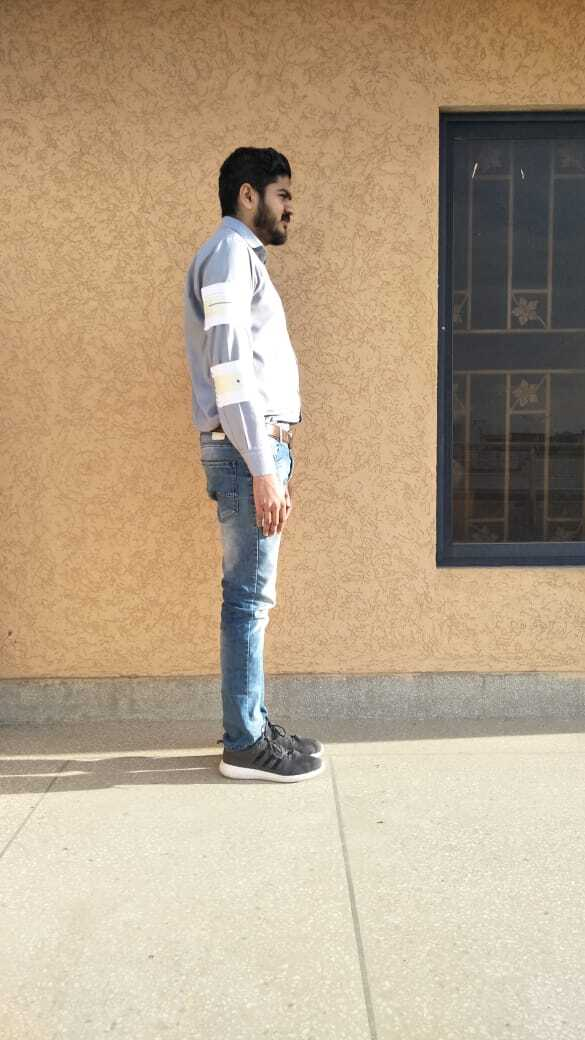
#> input picture images/feet.jpeg, 585 x 1040 px
$ python edgeDetection.py --image images/feet.jpeg
#> lines starting #> are read from the running program, lines starting #| are printed output that depends on the picture; after the words box and inside, x2 and y2 are one past the last pixel; in counts of white or black regions, pixels touching at a corner belong together
# import the necessary packages
import argparse
import cv2
import imutils
# construct the argument parser and parse the arguments
ap = argparse.ArgumentParser()
ap.add_argument("-i", "--image", required = True,
	help = "Path to the image to be scanned")
args = vars(ap.parse_args())
# load the image and compute the ratio of the old height
# to the new height, clone it, and resize it
image = cv2.imread(args["image"])
#> image is the input picture: shape (1040, 585, 3); mean B, G, R 137.5, 163, 182.3
image = imutils.resize(image, height = 500)
#> image: shape (500, 281, 3)
# convert the image to grayscale, blur it, and find edges
# in the image


""" Step 1: Edge Detection """
#gray = cv2.cvtColor(image, cv2.COLOR_BGR2GRAY) # get the grayscale image
#gray = cv2.bilateralFilter(gray, 11, 17, 17)
#gray = cv2.GaussianBlur(gray, (3, 3), 0) # with a bit of blurring
#BasicImage(gray).show()

# automatic Canny edge detection thredhold computation


# zero-parameter automatic Canny edge detection (method 2)
# Vary the percentage thresholds that are determined (in practice 0.33 tends to give good approx. results)
# A lower value of sigma  indicates a tighter threshold, whereas a larger value of sigma  gives a wider threshold.


#BasicImage(edged).show()

# since some of the outlines are not exactly clear, we construct
# and apply a closing kernel to close the gaps b/w white pixels
#kernel = cv2.getStructuringElement(cv2.MORPH_RECT, (3, 3))
#closed = cv2.morphologyEx(edged, cv2.MORPH_CLOSE, kernel)


gray = cv2.cvtColor(image, cv2.COLOR_BGR2GRAY)
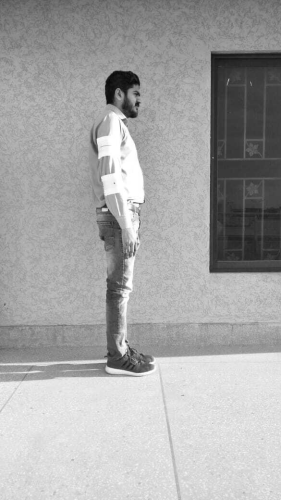
#> gray: shape (500, 281); min 9, max 255, mean 165.9
gray = cv2.GaussianBlur(gray, (5, 5), 0)
edged = cv2.Canny(gray, 20, 40)
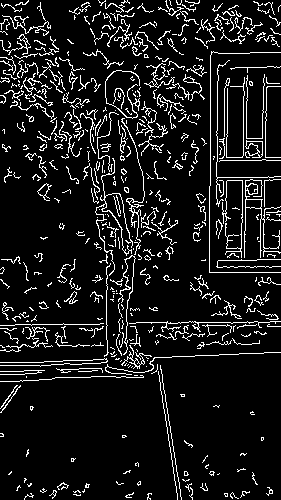
#> edged: shape (500, 281); 10% white in thin lines or dots


#
#high_thresh, thresh_im = cv2.threshold(gray, 0, 255, cv2.THRESH_BINARY + cv2.THRESH_OTSU)
#low_thresh = high_thresh / 2.0
#
#
#print('high threshold = ',high_thresh)
#print('low threshold = ',low_thresh)
#
#
#edged = cv2.Canny(gray, low_thresh, high_thresh) # detect edges (outlines) of the objects


# show the original image and the edge detected image
print("STEP 1: Edge Detection")
cv2.imshow("Image", image)
cv2.imshow("Gray", gray)
cv2.imshow("Edged", edged)
cv2.waitKey(0)
cv2.destroyAllWindows()


# find the contours in the edged image, keeping only the
# largest ones, and initialize the screen contour
cnts, hierarchy = cv2.findContours(edged.copy(), cv2.RETR_LIST, cv2.CHAIN_APPROX_SIMPLE)
#> cnts = 517 contours, 489 with area under 20; largest, box (x1, y1, x2, y2) and area: (244, 179, 281, 258) 262, (245, 199, 262, 209) 132, (245, 140, 263, 158) 126, (245, 141, 263, 158) 110, (245, 183, 258, 195) 90

if len(cnts) != 0:
    # find the biggest countour (c) by the area
    c = max(cnts, key = cv2.contourArea)
#> c = contour of 177 points, box (x1, y1, x2, y2) (244, 179, 281, 258), area 262
    cv2.drawContours(image, cnts, -1, (0, 255, 0), 2)
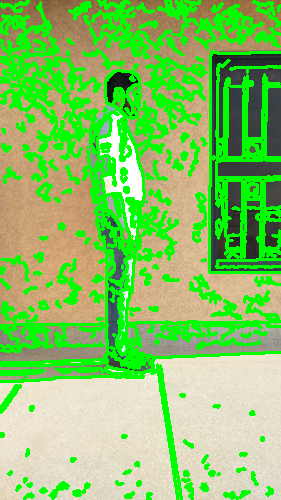
#> image: shape (500, 281, 3); mean B, G, R 100, 197.6, 131.3
    x,y,w,h = cv2.boundingRect(c)
#> x = 244; y = 179; w = 37; h = 79

# show the contour (outline) of the piece of paper
#print('Approx = ',len(approx))
print("STEP 2: Find contours of paper")
#print("screen count = ", screenCnt)
#cv2.drawContours(image, [screenCnt], -1, (0, 255, 0), 2)
cv2.imshow("Outline", image)
cv2.waitKey(0)
cv2.destroyAllWindows()
